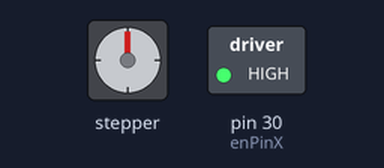
A sketch run on a simulated Arduino Mega 2560, built with avr-gcc and run on an emulated ATmega2560. Parts: stepper motor, switched loads named in the sketch (green lamp = pin HIGH). Stepper angles assume 200 steps per turn.

Above: at 0.1 s.
At 9.65 s:
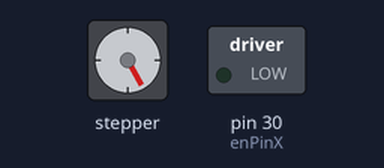
At 19.56 s:
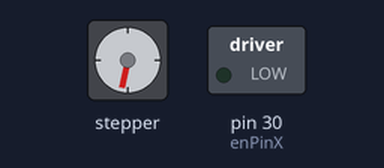
At 39.3 s:
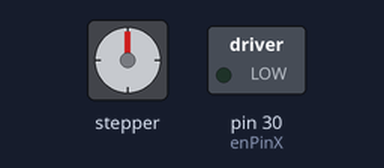
Timing chart, 0 to 40.0 s (numbered marks = the images above):
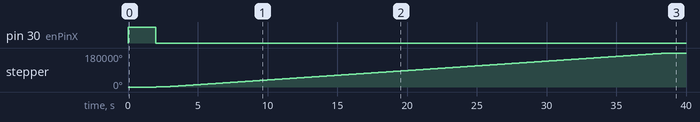

The sketch:

sketch_nov03a.ino
```cpp
#include <AccelStepper.h>

// Define your pins (Example pin assignments, adjust as necessary)
#define stepPinX 22
#define dirPinX 26
#define enPinX 30
#define motorInterfaceType 1 // For driver boards

// Create an instance of the AccelStepper class for Motor X
AccelStepper stepperX = AccelStepper(motorInterfaceType, stepPinX, dirPinX);

// =====================================
// Setup Function (in your main sketch)
// =====================================
void setup() {
  pinMode(enPinX, OUTPUT);
  disableMotorX(); // Start with motor disabled

  // --- Configure Acceleration Settings ---
  stepperX.setMaxSpeed(10000);        // Set maximum speed in steps/s
  stepperX.setAcceleration(5000);     // Set acceleration rate in steps/s^2

  // Optional: Set the motor to an initial position (e.g., home)
  stepperX.setCurrentPosition(0);
}

// =====================================
// MotorX functions (Modified)
// =====================================

void enableMotorX()   { digitalWrite(enPinX, LOW);  } // LOW = enable
void disableMotorX()  { digitalWrite(enPinX, HIGH); }

// --- New Function to initiate a move with smooth ramping ---
void moveMotorXSmooth(long targetPosition) {
  enableMotorX();
  // Set the target position (absolute steps from home)
  stepperX.moveTo(targetPosition);
}

// --- Function that MUST be called repeatedly in your loop() ---
void runMotorX() {
  // This function drives the motor and manages acceleration/deceleration
  stepperX.run();

  // Optional: Automatically disable motor when movement is complete
  if (stepperX.distanceToGo() == 0) {
     // disableMotorX();
  }
}

// =====================================
// Example of usage in the main loop()
// =====================================
void loop() {
  // Call this constantly in the loop to allow the motor to move
  runMotorX();

  // Example: If a move is completed, start a new one after a delay
  if (stepperX.distanceToGo() == 0) {
    delay(2000); // Wait 2 seconds

    // Move 10000 steps away from current position smoothly
    moveMotorXSmooth(stepperX.currentPosition() + 100000);
  }
}
```

Measured:
- by itself, pin 30 (enPinX): HIGH → LOW at 2.0 s
- by itself, stepper: turns 180000° clockwise in 37.2 s
